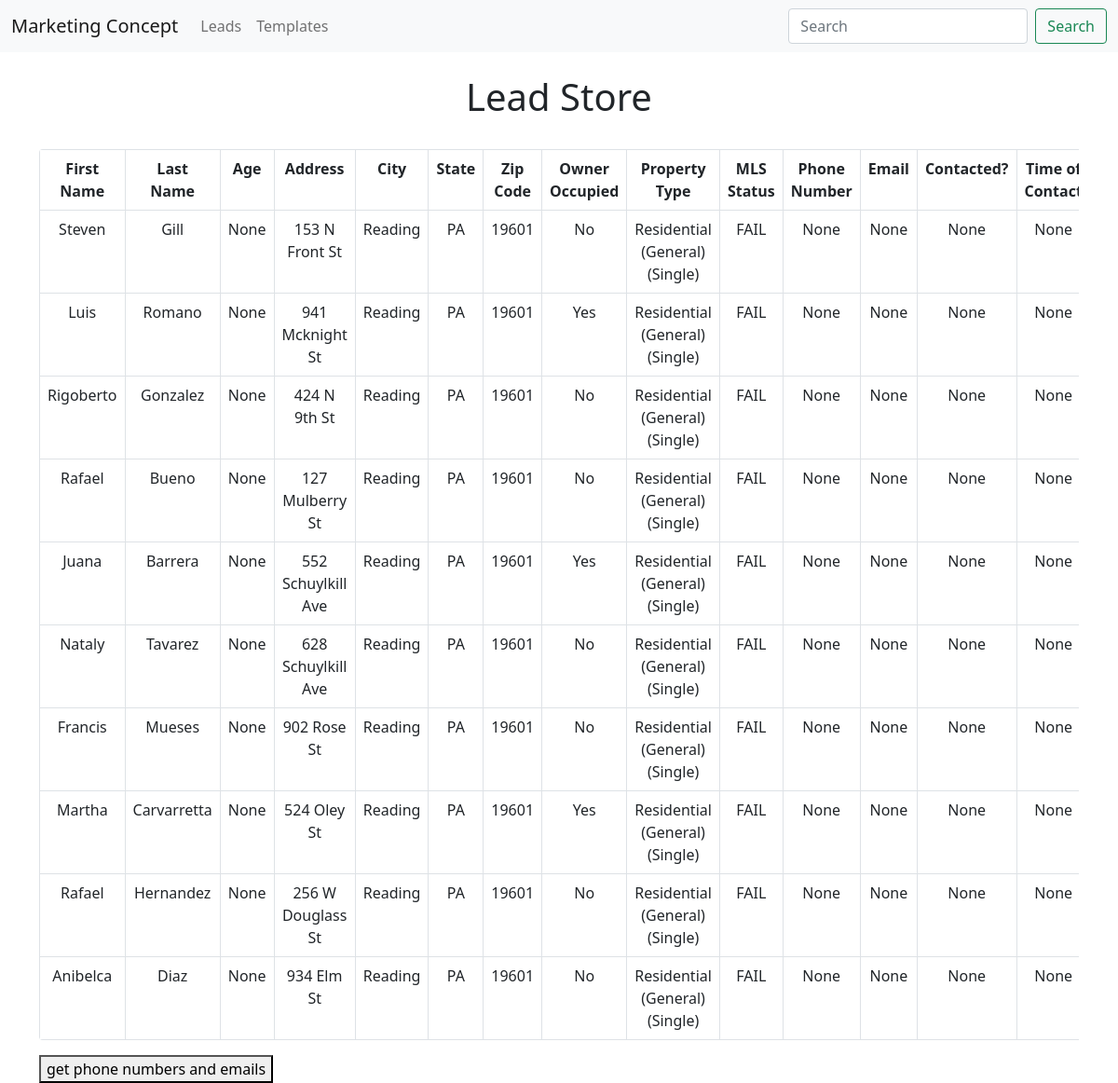
Page /leads on the committed database.
### app.py (models this page shows, shortened)
class Lead(db.Model):
    id = db.Column(db.Integer, primary_key=True)
    first_name = db.Column(db.String(200), nullable=False)
    last_name = db.Column(db.String(200), nullable=False)
    age = db.Column(db.Integer, default=0)
    address = db.Column(db.String(200), nullable=False)
    city = db.Column(db.String(200), nullable=False)
    state = db.Column(db.String(200), nullable=False)
    zip_code = db.Column(db.String(200), nullable=False)
    owner_occupied = db.Column(db.String, nullable=False)
    property_type = db.Column(db.String, nullable=False)
    mls_status = db.Column(db.String, nullable=False)
    phone_number = db.Column(db.String(200), nullable=False)
    email = db.Column(db.String(200), nullable=False)
    contacted = db.Column(db.Integer, default=0)
    contact_time = db.Column(db.DateTime)
    template_sent = db.Column(db.String(200), nullable=False)
    response = db.Column(db.String(200), nullable=False)
    motivation_level = db.Column(db.String(200), nullable=False)
    mobile_phones = db.relationship('Phone_Number', backref='lead')
    emails = db.relationship('Email', backref='lead')

### app.py (the view)
@app.route('/leads')
def leads():
    try:
        con = sqlite3.connect('test.db')
        cur = con.cursor()
        cur.execute("SELECT * FROM lead WHERE property_type LIKE '%Residential%' AND mls_status LIKE '%FAIL%' LIMIT 10;")
        data = cur.fetchall()
        con.close()
        return render_template('leads.html', data=data)
    except:
        return 'There was an issue retrieving your leads.'

### templates/leads.html (shortened to what this page needs)
{% extends 'base.html' %}
{% block body %}
<br><h1 style="text-align:center">Lead Store</h1><br>
<div class="table-responsive">
    <table class="table table-bordered" style="border-radius: 4px; overflow: hidden;">
        <tr>
            <th>First Name</th>
            <th>Last Name</th>
            <th>Age</th>
            <th>Address</th>
            <th>City</th>
            <th>State</th>
            <th>Zip Code</th>
            <th>Owner Occupied</th>
            <th>Property Type</th>
            <th>MLS Status</th>
            <th>Phone Number</th>
            <th>Email</th>
            <th>Contacted?</th>
            <th>Time of Contact</th>
        </tr>
        {%  for item in data %}
        <tr>
            <td>{{item[1]}}</td>
            <td>{{item[2]}}</td>
            <td>{{item[3]}}</td>
            <td>{{item[4]}}</td>
            <td>{{item[5]}}</td>
            <td>{{item[6]}}</td>
            <td>{{item[7]}}</td>
            <td>{{item[8]}}</td>
            <td>{{item[9]}}</td>
            <td>{{item[10]}}</td>
            <td>{{item[11]}}</td>
            <td>{{item[12]}}</td>
            <td>{{item[13]}}</td>
            <td>{{item[14]}}</td>
        </tr>
        {% endfor %}
    </table>
    <button>get phone numbers and emails</button>
</div>
{% endblock %}

### templates/base.html (shortened to what this page needs)
<!DOCTYPE html>
<html lang="en">
<head>
    <link rel="stylesheet" href="{{ url_for('static', filename='css/main.css')}}">
    <link href="https://cdn.jsdelivr.net/npm/bootstrap@5.0.2/dist/css/bootstrap.min.css" rel="stylesheet">
</head>
<body>
    {% include 'navbar.html' %}
    <div class="container">
        {% block body %}{%  endblock %}
    </div>
</body>
</html>

### templates/navbar.html (shortened to what this page needs)
<nav class="navbar navbar-expand-lg navbar-light bg-light">
    <div class="container-fluid">
      <a class="navbar-brand" href="{{ url_for('index') }}">Marketing Concept</a>
      <div class="collapse navbar-collapse" id="navbarSupportedContent">
        <ul class="navbar-nav me-auto mb-2 mb-lg-0">
          <li class="nav-item">
            <a class="nav-link" href="{{ url_for('leads') }}">Leads</a>
          </li>
          <li class="nav-item">
            <a class="nav-link" href="{{ url_for('templates') }}">Templates</a>
          </li>
        </ul>
        <form class="d-flex">
          <input class="form-control me-2" type="search" placeholder="Search" aria-label="Search">
          <button class="btn btn-outline-success" type="submit">Search</button>
        </form>
      </div>
    </div>
  </nav>

### static/css/main.css (style rules this page uses)
table, th, td { text-align: center; }

### rows in the picture
Lead: first_name "Steven", last_name "Gill", item "None", address "153 N Front St", city "Reading", state "PA", zip "19601", owner_occupied "No", property_type "Residential (General) (Single)", mls_status "FAIL"
Lead: first_name "Luis", last_name "Romano", item "None", address "941 Mcknight St", city "Reading", state "PA", zip "19601", owner_occupied "Yes", property_type "Residential (General) (Single)", mls_status "FAIL"
Lead: first_name "Rigoberto", last_name "Gonzalez", item "None", address "424 N 9th St", city "Reading", state "PA", zip "19601", owner_occupied "No", property_type "Residential (General) (Single)", mls_status "FAIL"
Lead: first_name "Rafael", last_name "Bueno", item "None", address "127 Mulberry St", city "Reading", state "PA", zip "19601", owner_occupied "No", property_type "Residential (General) (Single)", mls_status "FAIL"
Lead: first_name "Juana", last_name "Barrera", item "None", address "552 Schuylkill Ave", city "Reading", state "PA", zip "19601", owner_occupied "Yes", property_type "Residential (General) (Single)", mls_status "FAIL"
Lead: first_name "Nataly", last_name "Tavarez", item "None", address "628 Schuylkill Ave", city "Reading", state "PA", zip "19601", owner_occupied "No", property_type "Residential (General) (Single)", mls_status "FAIL"
Lead: first_name "Francis", last_name "Mueses", item "None", address "902 Rose St", city "Reading", state "PA", zip "19601", owner_occupied "No", property_type "Residential (General) (Single)", mls_status "FAIL"
Lead: first_name "Martha", last_name "Carvarretta", item "None", address "524 Oley St", city "Reading", state "PA", zip "19601", owner_occupied "Yes", property_type "Residential (General) (Single)", mls_status "FAIL"
Lead: first_name "Rafael", last_name "Hernandez", item "None", address "256 W Douglass St", city "Reading", state "PA", zip "19601", owner_occupied "No", property_type "Residential (General) (Single)", mls_status "FAIL"
Lead: first_name "Anibelca", last_name "Diaz", item "None", address "934 Elm St", city "Reading", state "PA", zip "19601", owner_occupied "No", property_type "Residential (General) (Single)", mls_status "FAIL"
